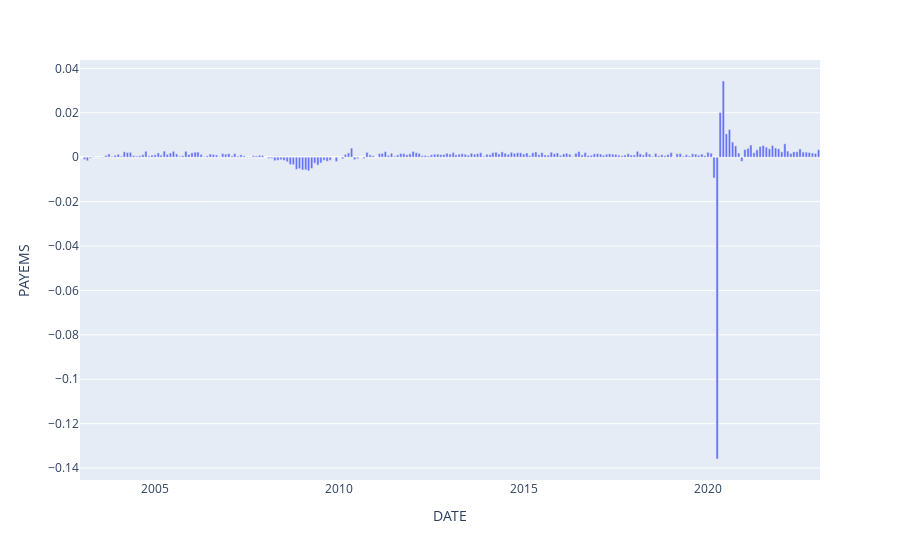

The notebook cell saved with this chart:
### Code cell
px.bar(data_frame=payroll.pct_change(), x=payroll.index, y='PAYEMS')

### Figure 1 — Plotly figure (JSON) as saved in the notebook; plotly's stock layout.template omitted (floating-point values rounded to 4 significant figures; data arrays with more than 128 entries replaced by an {"elided": "..."} marker saying what was removed)
{"data": [{"alignmentgroup": "True", "hovertemplate": "DATE=%{x}<br>PAYEMS=%{y}<extra></extra>", "legendgroup": "", "marker": {"color": "#636efa", "pattern": {"shape": ""}}, "name": "", "offsetgroup": "", "orientation": "v", "showlegend": false, "textposition": "auto", "type": "bar", "x": {"elided": "241 str values"}, "xaxis": "x", "y": {"elided": "241 float values"}, "yaxis": "y"}], "layout": {"barmode": "relative", "legend": {"tracegroupgap": 0}, "margin": {"t": 60}, "xaxis": {"anchor": "y", "domain": [0, 1], "title": {"text": "DATE"}}, "yaxis": {"anchor": "x", "domain": [0, 1], "title": {"text": "PAYEMS"}}}}
